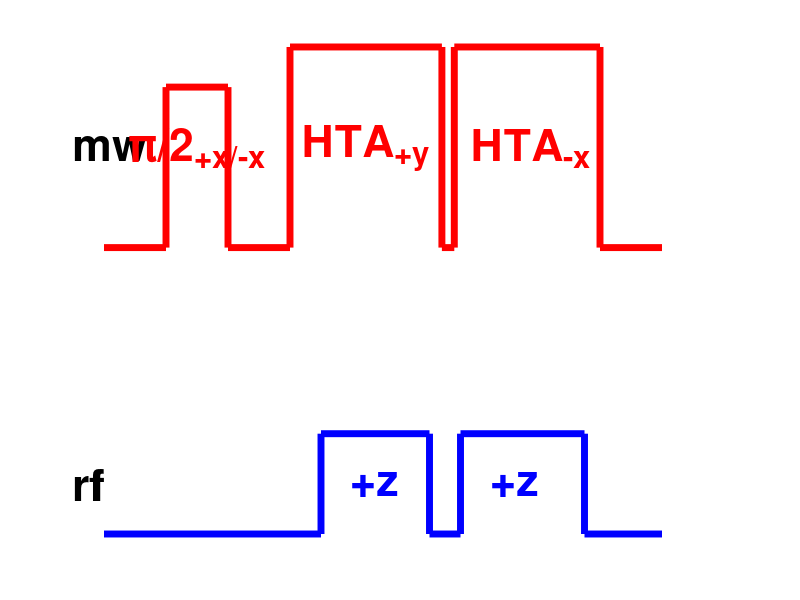

This chart was generated by the following MATLAB code:
tmw  = [0.0 1.0 1.0 2.0 2.0 3.0 3.0 5.45 5.45 5.65 5.65 8.0 8.0 9.0];
smw  = [0.0 0.0 0.8 0.8 0.0 0.0 1.0 1.00 0.00 0.00 1.00 1.0 0.0 0.0];
trfa = [0.0 1.0 1.0 2.0 2.0 3.5 3.5 5.25 5.25 5.75 5.75 7.75 7.75 9.0];
srfa = [0.0 0.0 0.0 0.0 0.0 0.0 0.5 0.50 0.00 0.00 0.50 0.50 0.00 0.0];

subplot(2, 1, 1)
plot(tmw, smw, 'LineWidth', 5, 'Color', 'red')
ylim([0 1])
axis off
text(-0.5, 0.5, 'mw', 'FontWeight', 'bold', 'FontSize', 32)
text(1.5, 0.5, '\pi/2_{+x/-x}', 'FontWeight', 'bold', 'FontSize', 32, 'Color', 'red', 'HorizontalAlignment', 'center')
text(4.225, 0.5, 'HTA_{+y}', 'FontWeight', 'bold', 'FontSize', 32, 'Color', 'red', 'HorizontalAlignment', 'center')
text(6.875, 0.5, 'HTA_{-x}', 'FontWeight', 'bold', 'FontSize', 32, 'Color', 'red', 'HorizontalAlignment', 'center')

subplot(2, 1, 2)
plot(trfa, srfa, 'LineWidth', 5, 'Color', 'blue')
ylim([0 1])
axis off
text(-0.5, 0.25, 'rf', 'FontWeight', 'bold', 'FontSize', 32)
text(4.375, 0.25, '+z', 'FontWeight', 'bold', 'FontSize', 32, 'Color', 'blue', 'HorizontalAlignment', 'center')
text(6.625, 0.25, '+z', 'FontWeight', 'bold', 'FontSize', 32, 'Color', 'blue', 'HorizontalAlignment', 'center')

print('~/git/uni-writing/res/dressed-spins-epr/pulse_dsr2d', '-dpng')